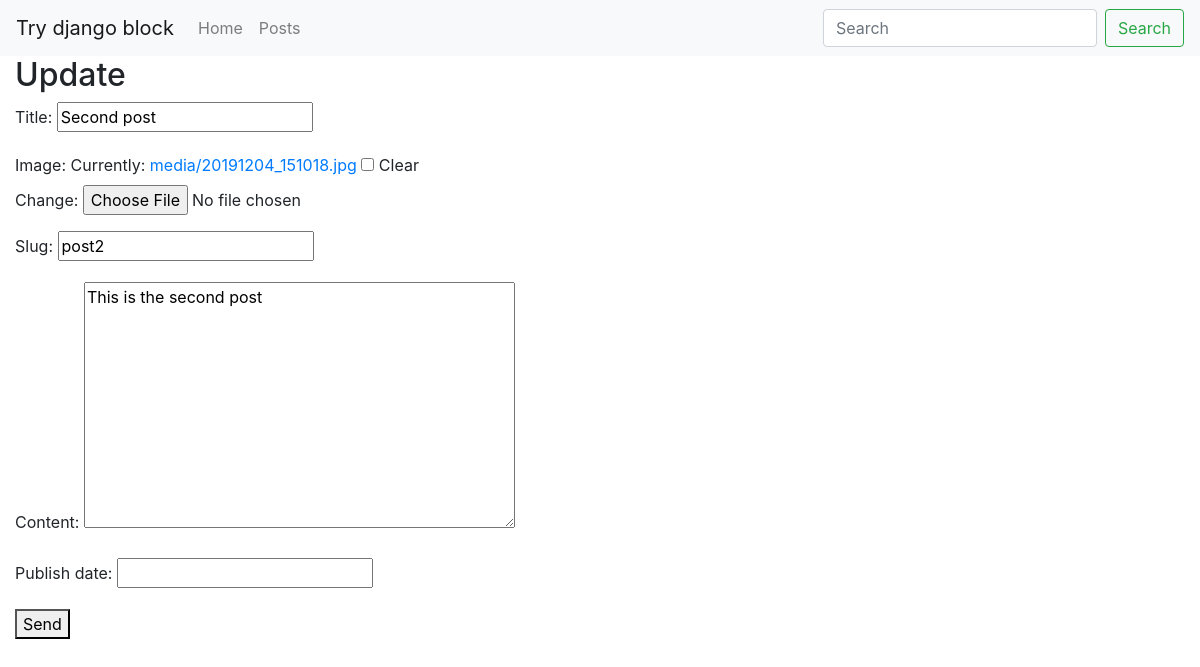
The page /post/post2/update/ (signed in) on the database as committed earlier.
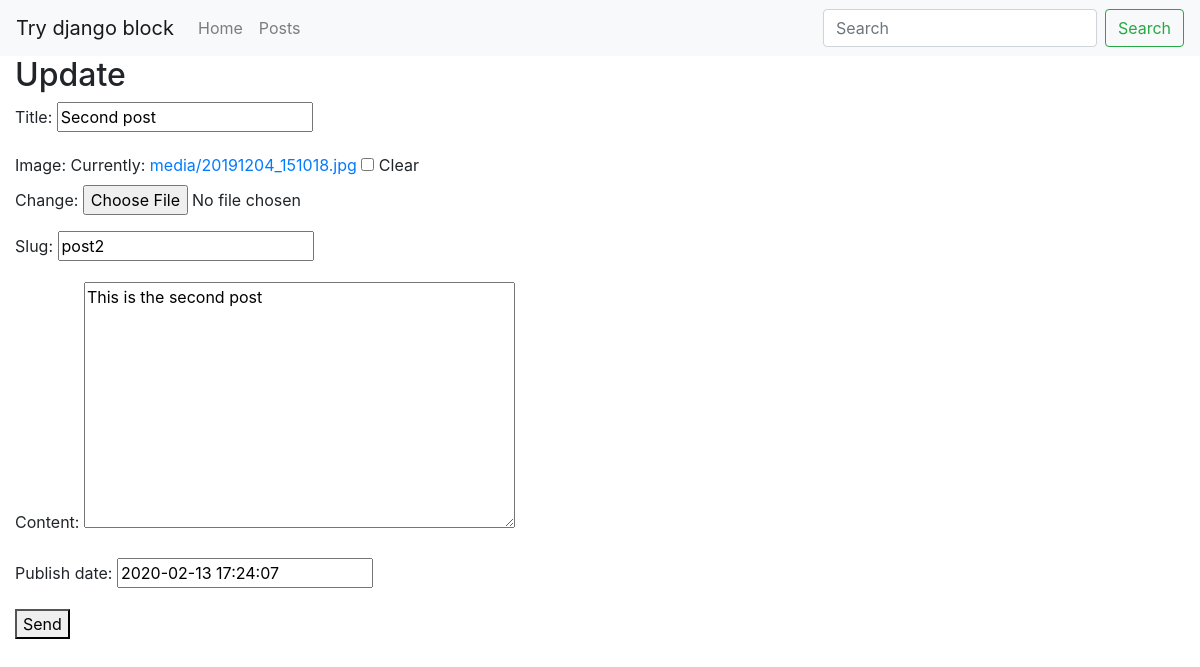
The same page on the database as committed later.
### posts/models.py (models this page shows, shortened)
class Posts(models.Model):
    user = models.ForeignKey(User , on_delete=models.CASCADE , default = 1)
    title = models.CharField(max_length=100)
    image = models.ImageField(upload_to = 'media' , blank = True , null = True)
    slug = models.SlugField(unique = True )
    content = models.TextField(null=True , blank = True)
    publish_date = models.DateTimeField(auto_now=False , auto_now_add=False, null=True , blank = True)
    timestamp = models.DateTimeField( auto_now_add=True)
    updated = models.DateTimeField(auto_now=True)
    objects=PostsManager()
    class Meta:
        ordering = ['-publish_date' , '-updated' , '-timestamp']

### posts/views.py (the view)
# urls.py: path('<slug:slug>/update/' , views.blog_post_update_view , name ="posts-update"),
@login_required
def blog_post_update_view(request , slug):
    obj = get_object_or_404(Posts , slug = slug )
    form = PostsModelForm(request.POST or None , instance = obj)
    if form.is_valid():
        form.save()
        return redirect("posts-detail",slug=obj.slug)
    context = {
        "form" : form,
        "title" : f"Update {obj.title}",
    }
    return render(request , 'posts/blog_post_update_view.html' , context)

### posts/form.py (shortened to what this page needs)
class PostsModelForm(forms.ModelForm):
    class Meta:
        model = Posts
        fields =['title' ,'image' ,  'slug' , 'content' , 'publish_date']

### posts/models.py (called while the page is built)
        def get_queryset(self):
            return PostsQuerySet(self.model , using=self._db)

### templates/posts/blog_post_update_view.html (shortened to what this page needs)
{% extends 'blog/base.html' %}
{% block content %}
    <h2>Update {{object.title}} </h2>
    <form method=POST action = "." >
        {{form.as_p}}
        <button type ="submit" >Send</button>
    </form>
{% endblock content %}

Rows that differ between the two databases and show on the page:
changed Posts "Second post": publish_date (not shown) → "2020-02-13 17:24:07"
